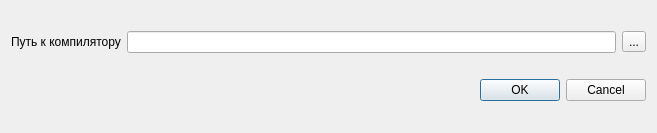
<?xml version="1.0" encoding="UTF-8"?>
<ui version="4.0">
 <class>SettingsDialog</class>
 <widget class="QDialog" name="SettingsDialog">
  <property name="geometry">
   <rect>
    <x>0</x>
    <y>0</y>
    <width>657</width>
    <height>133</height>
   </rect>
  </property>
  <property name="windowTitle">
   <string>Dialog</string>
  </property>
  <layout class="QGridLayout" name="gridLayout">
   <item row="0" column="0">
    <layout class="QHBoxLayout" name="horizontalLayout">
     <item>
      <widget class="QLabel" name="label">
       <property name="text">
        <string>Путь к компилятору</string>
       </property>
      </widget>
     </item>
     <item>
      <widget class="QLineEdit" name="pathToMinGWEdit"/>
     </item>
     <item>
      <widget class="QToolButton" name="pathToMinGWToolButton">
       <property name="text">
        <string>...</string>
       </property>
      </widget>
     </item>
    </layout>
   </item>
   <item row="1" column="0">
    <widget class="QDialogButtonBox" name="buttonBox">
     <property name="orientation">
      <enum>Qt::Horizontal</enum>
     </property>
     <property name="standardButtons">
      <set>QDialogButtonBox::Cancel|QDialogButtonBox::Ok</set>
     </property>
    </widget>
   </item>
  </layout>
 </widget>
 <resources/>
 <connections>
  <connection>
   <sender>buttonBox</sender>
   <signal>accepted()</signal>
   <receiver>SettingsDialog</receiver>
   <slot>accept()</slot>
   <hints>
    <hint type="sourcelabel">
     <x>248</x>
     <y>254</y>
    </hint>
    <hint type="destinationlabel">
     <x>157</x>
     <y>274</y>
    </hint>
   </hints>
  </connection>
  <connection>
   <sender>buttonBox</sender>
   <signal>rejected()</signal>
   <receiver>SettingsDialog</receiver>
   <slot>reject()</slot>
   <hints>
    <hint type="sourcelabel">
     <x>316</x>
     <y>260</y>
    </hint>
    <hint type="destinationlabel">
     <x>286</x>
     <y>274</y>
    </hint>
   </hints>
  </connection>
 </connections>
</ui>
